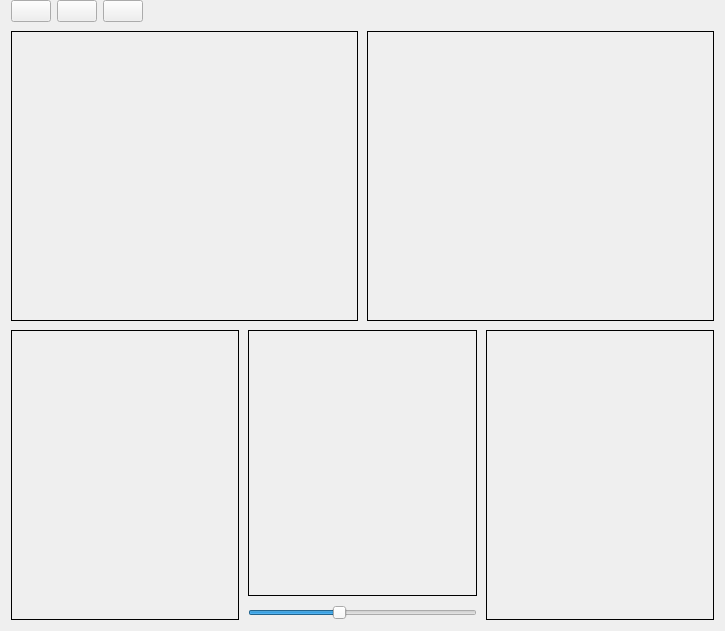
<?xml version="1.0" encoding="UTF-8"?>
<ui version="4.0">
 <class>SolverPage</class>
 <widget class="QWidget" name="SolverPage">
  <property name="geometry">
   <rect>
    <x>0</x>
    <y>0</y>
    <width>725</width>
    <height>631</height>
   </rect>
  </property>
  <property name="windowTitle">
   <string>Form</string>
  </property>
  <layout class="QVBoxLayout" name="verticalLayout">
   <property name="spacing">
    <number>9</number>
   </property>
   <property name="topMargin">
    <number>0</number>
   </property>
   <item>
    <widget class="QWidget" name="widget" native="true">
     <property name="enabled">
      <bool>true</bool>
     </property>
     <property name="sizePolicy">
      <sizepolicy hsizetype="Preferred" vsizetype="Fixed">
       <horstretch>0</horstretch>
       <verstretch>0</verstretch>
      </sizepolicy>
     </property>
     <layout class="QHBoxLayout" name="horizontalLayout_3">
      <property name="leftMargin">
       <number>0</number>
      </property>
      <property name="topMargin">
       <number>0</number>
      </property>
      <property name="rightMargin">
       <number>0</number>
      </property>
      <property name="bottomMargin">
       <number>0</number>
      </property>
      <item>
       <widget class="QPushButton" name="runBtn">
        <property name="sizePolicy">
         <sizepolicy hsizetype="Fixed" vsizetype="Fixed">
          <horstretch>0</horstretch>
          <verstretch>0</verstretch>
         </sizepolicy>
        </property>
        <property name="toolTip">
         <string>Run solver</string>
        </property>
        <property name="icon">
         <iconset theme="QIcon::ThemeIcon::MediaPlaybackStart"/>
        </property>
        <property name="iconSize">
         <size>
          <width>24</width>
          <height>24</height>
         </size>
        </property>
       </widget>
      </item>
      <item>
       <widget class="QPushButton" name="openFileBtn">
        <property name="sizePolicy">
         <sizepolicy hsizetype="Fixed" vsizetype="Fixed">
          <horstretch>0</horstretch>
          <verstretch>0</verstretch>
         </sizepolicy>
        </property>
        <property name="toolTip">
         <string>Select file</string>
        </property>
        <property name="icon">
         <iconset resource="../Icons/icons.qrc">
          <normaloff>:/Icons/fileopen.png</normaloff>:/Icons/fileopen.png</iconset>
        </property>
        <property name="iconSize">
         <size>
          <width>24</width>
          <height>24</height>
         </size>
        </property>
       </widget>
      </item>
      <item>
       <widget class="QPushButton" name="saveFileBtn">
        <property name="sizePolicy">
         <sizepolicy hsizetype="Fixed" vsizetype="Fixed">
          <horstretch>0</horstretch>
          <verstretch>0</verstretch>
         </sizepolicy>
        </property>
        <property name="toolTip">
         <string>Save result</string>
        </property>
        <property name="icon">
         <iconset resource="../Icons/icons.qrc">
          <normaloff>:/Icons/filesave.png</normaloff>:/Icons/filesave.png</iconset>
        </property>
        <property name="iconSize">
         <size>
          <width>24</width>
          <height>24</height>
         </size>
        </property>
       </widget>
      </item>
      <item>
       <spacer name="horizontalSpacer">
        <property name="orientation">
         <enum>Qt::Orientation::Horizontal</enum>
        </property>
        <property name="sizeHint" stdset="0">
         <size>
          <width>40</width>
          <height>20</height>
         </size>
        </property>
       </spacer>
      </item>
     </layout>
    </widget>
   </item>
   <item>
    <layout class="QHBoxLayout" name="horizontalLayout">
     <item>
      <widget class="QLabel" name="OriginalImage">
       <property name="styleSheet">
        <string notr="true">border: 1px solid rgb(0, 0, 0);</string>
       </property>
       <property name="frameShadow">
        <enum>QFrame::Shadow::Raised</enum>
       </property>
       <property name="text">
        <string/>
       </property>
      </widget>
     </item>
     <item>
      <widget class="QLabel" name="ResultImage">
       <property name="styleSheet">
        <string notr="true">border: 1px solid black;</string>
       </property>
       <property name="text">
        <string/>
       </property>
      </widget>
     </item>
    </layout>
   </item>
   <item>
    <layout class="QHBoxLayout" name="horizontalLayout_2">
     <item>
      <widget class="QLabel" name="GrayScaleImage">
       <property name="styleSheet">
        <string notr="true">border: 1px solid black;</string>
       </property>
       <property name="text">
        <string/>
       </property>
      </widget>
     </item>
     <item>
      <layout class="QVBoxLayout" name="verticalLayout_2">
       <item>
        <widget class="QLabel" name="Histogram">
         <property name="styleSheet">
          <string notr="true">border: 1px solid black;</string>
         </property>
         <property name="text">
          <string/>
         </property>
        </widget>
       </item>
       <item>
        <widget class="QSlider" name="thresholdingInput">
         <property name="sizePolicy">
          <sizepolicy hsizetype="Preferred" vsizetype="Fixed">
           <horstretch>0</horstretch>
           <verstretch>0</verstretch>
          </sizepolicy>
         </property>
         <property name="maximum">
          <number>255</number>
         </property>
         <property name="value">
          <number>100</number>
         </property>
         <property name="orientation">
          <enum>Qt::Orientation::Horizontal</enum>
         </property>
        </widget>
       </item>
      </layout>
     </item>
     <item>
      <widget class="QLabel" name="BinaryImage">
       <property name="styleSheet">
        <string notr="true">border: 1px solid black;</string>
       </property>
       <property name="text">
        <string/>
       </property>
      </widget>
     </item>
    </layout>
   </item>
  </layout>
 </widget>
 <resources>
  <include location="../Icons/icons.qrc"/>
 </resources>
 <connections/>
</ui>
